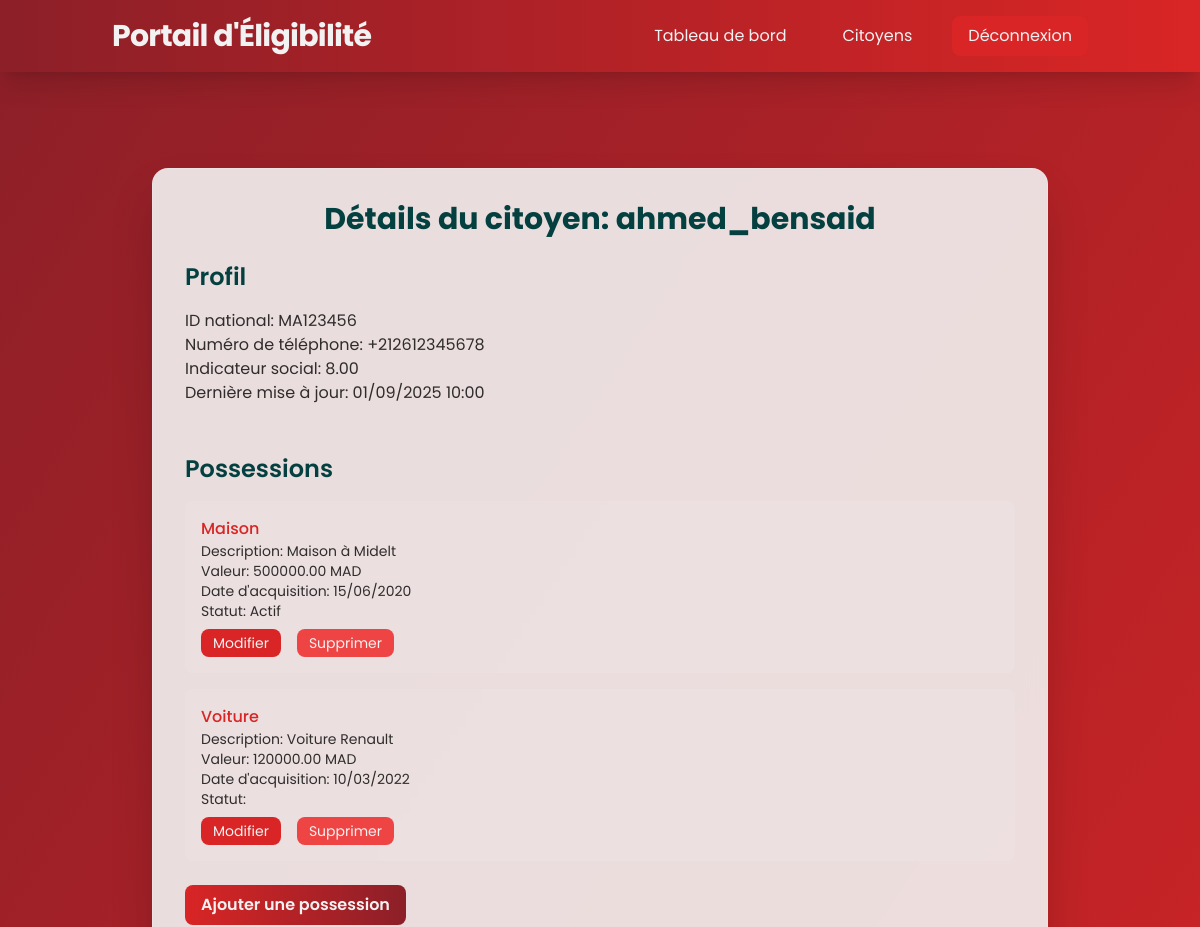
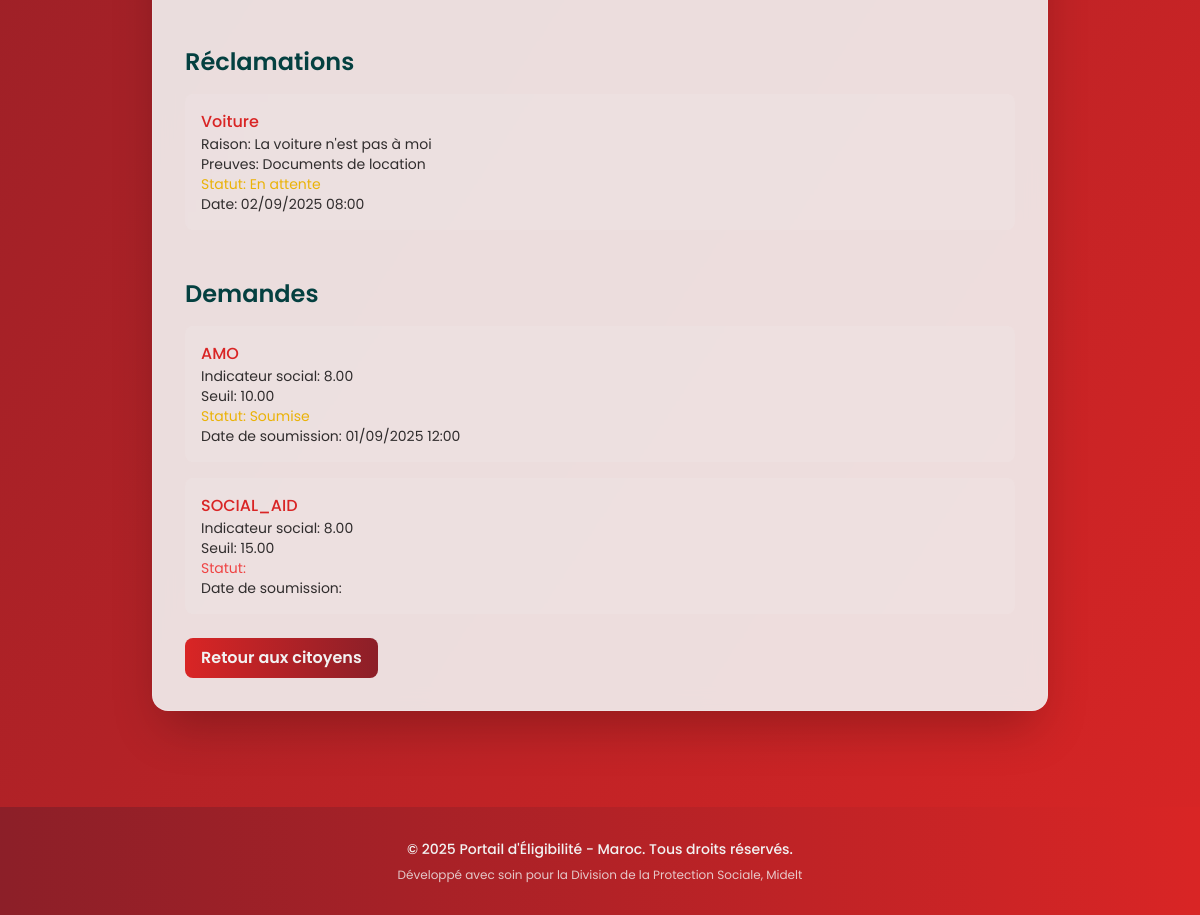
Page /staff/citizen/1/ (signed in) on the earlier database version (2 pictures, top to bottom).
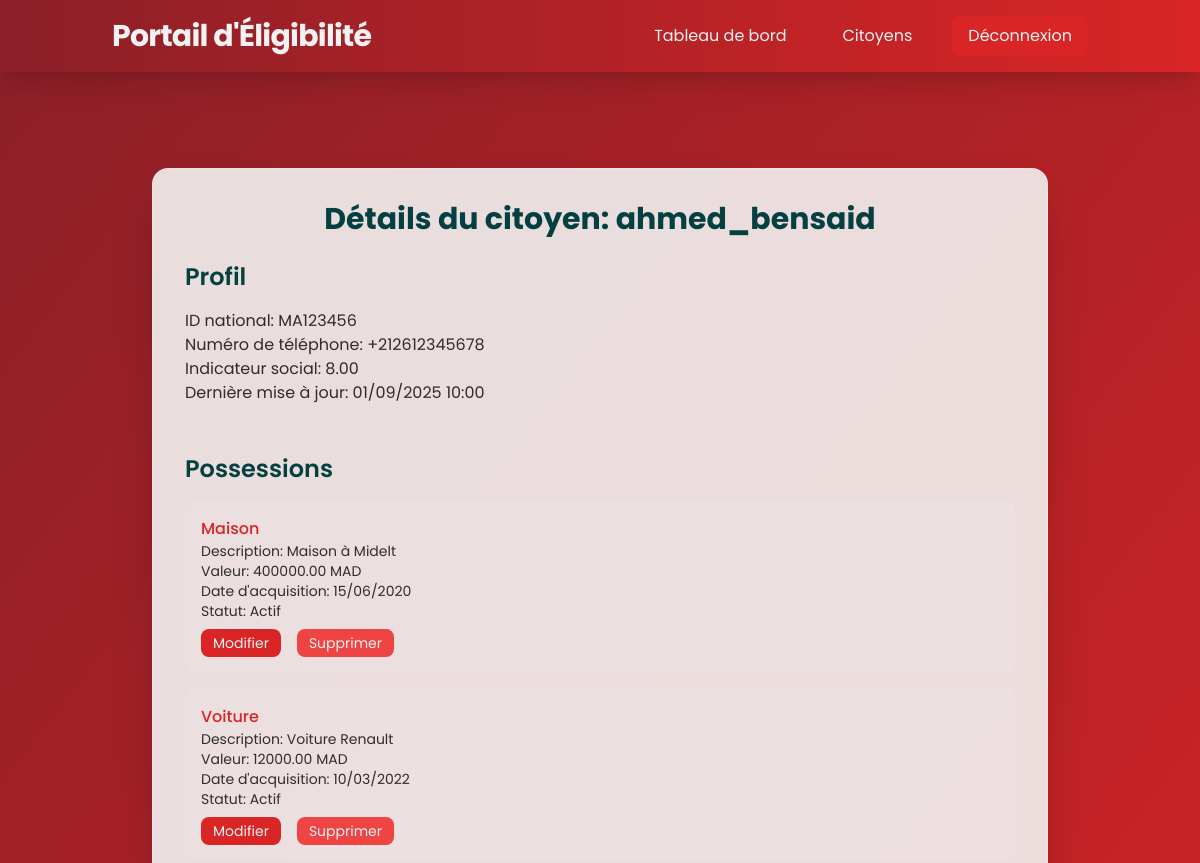
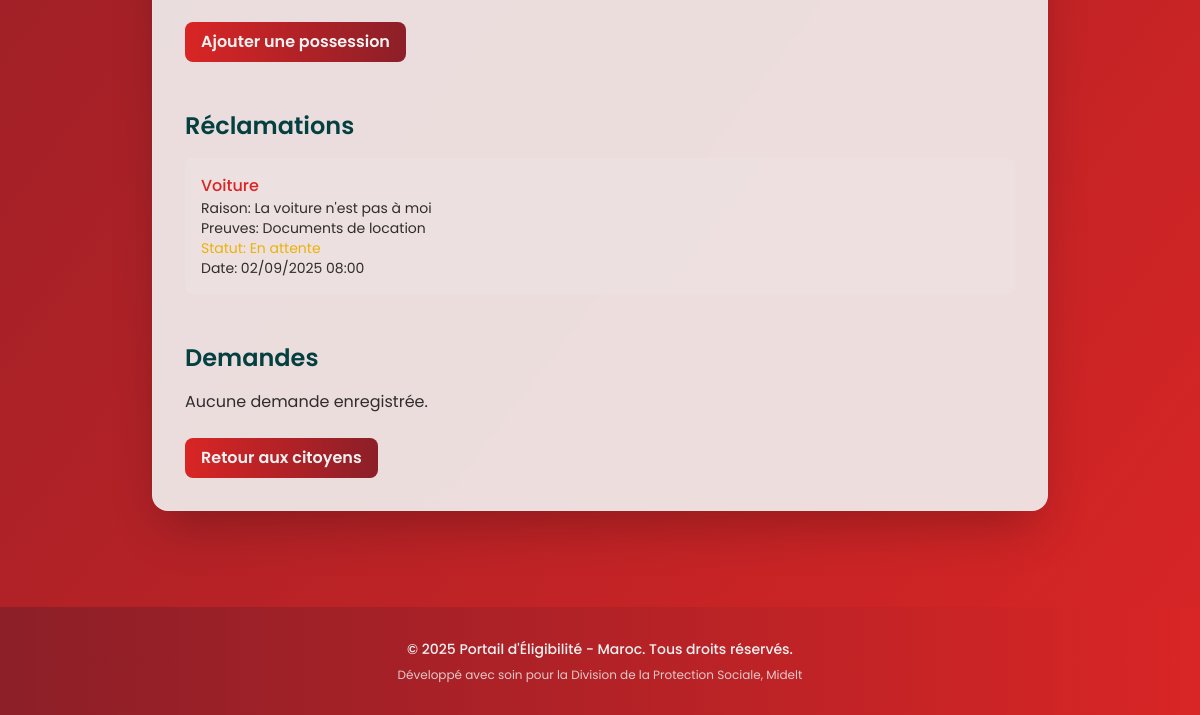
Same page on the later database version (2 pictures, top to bottom).
### website/models.py (models this page shows)
class User(AbstractUser):
    USER_TYPES = [
        ('citizen', 'Citizen'),
        ('data_entry_staff', 'Data Entry Staff'),
        ('investigator', 'Investigator'),
        ('supervisor', 'Supervisor'),
        ('admin', 'Admin'),
    ]
    user_type = models.CharField(max_length=20, choices=USER_TYPES, default='citizen')
    national_id = models.CharField(max_length=20, unique=True)
    phone_validator = RegexValidator(regex=r'^\+212[0-9]{9}$', message="Phone number must be in format: '+212xxxxxxxxx'")
    phone_number = models.CharField(validators=[phone_validator], max_length=17, unique=True)
    birth_date = models.DateField(null=True, blank=True)
    address = models.TextField(blank=True)
    is_verified = models.BooleanField(default=False)
    verification_code = models.CharField(max_length=6, blank=True)
    created_at = models.DateTimeField(auto_now_add=True)
    updated_at = models.DateTimeField(auto_now=True)
    groups = models.ManyToManyField(
        'auth.Group',
        verbose_name='groups',
        blank=True,
        related_name='website_user_groups',  # Unique related_name
        help_text='The groups this user belongs to.',
    )
    user_permissions = models.ManyToManyField(
        'auth.Permission',
        verbose_name='user permissions',
        blank=True,
        related_name='website_user_permissions',  # Unique related_name
        help_text='Specific permissions for this user.',
    )

class CitizenProfile(models.Model):
    user = models.OneToOneField(User, on_delete=models.CASCADE)
    family_size = models.IntegerField(default=1)
    monthly_income = models.DecimalField(max_digits=12, decimal_places=2, default=0)
    has_other_insurance = models.BooleanField(default=False)
    other_insurance_details = models.TextField(blank=True)
    current_social_indicator = models.DecimalField(max_digits=10, decimal_places=4, default=0)
    last_calculated = models.DateTimeField(null=True, blank=True)

class CitizenPossession(models.Model):
    STATUS_CHOICES = [
        ('active', 'Active'),
        ('under_investigation', 'Under Investigation'),
        ('disputed', 'Disputed'),
        ('removed', 'Removed'),
    ]
    citizen = models.ForeignKey(User, on_delete=models.CASCADE)
    possession_type = models.ForeignKey(PossessionType, on_delete=models.CASCADE)
    description = models.TextField()  # Additional details about the possession
    acquisition_date = models.DateField()
    estimated_value = models.DecimalField(max_digits=12, decimal_places=2)
    status = models.CharField(max_length=20, choices=STATUS_CHOICES, default='active')
    added_by = models.ForeignKey(User, on_delete=models.CASCADE, related_name='added_possessions')
    created_at = models.DateTimeField(auto_now_add=True)
    updated_at = models.DateTimeField(auto_now=True)

class PossessionType(models.Model):
    category = models.ForeignKey(PossessionCategory, on_delete=models.CASCADE)
    name = models.CharField(max_length=100)  # e.g., "Normal Car", "Luxury Car", "Motorcycle"
    description = models.TextField()
    point_value = models.DecimalField(max_digits=10, decimal_places=4)  # e.g., 0.14 for normal car
    is_active = models.BooleanField(default=True)
    created_at = models.DateTimeField(auto_now_add=True)

class Reclamation(models.Model):
    STATUS_CHOICES = [
        ('pending', 'Pending'),
        ('under_investigation', 'Under Investigation'),
        ('approved', 'Approved - Possession Removed'),
        ('rejected', 'Rejected - Fine Applied'),
        ('closed', 'Closed'),
    ]
    id = models.UUIDField(primary_key=True, default=uuid.uuid4, editable=False)
    citizen = models.ForeignKey(User, on_delete=models.CASCADE)
    possession = models.ForeignKey(CitizenPossession, on_delete=models.CASCADE)
    reason = models.TextField()  # Why citizen disputes this possession
    evidence_description = models.TextField(blank=True)
    status = models.CharField(max_length=20, choices=STATUS_CHOICES, default='pending')
    assigned_investigator = models.ForeignKey(User, on_delete=models.SET_NULL, null=True, blank=True, related_name='investigations')
    investigation_notes = models.TextField(blank=True)
    resolution_date = models.DateTimeField(null=True, blank=True)
    created_at = models.DateTimeField(auto_now_add=True)
    updated_at = models.DateTimeField(auto_now=True)

class Application(models.Model):
    STATUS_CHOICES = [
        ('draft', 'Draft'),
        ('submitted', 'Submitted'),
        ('under_review', 'Under Review'),
        ('approved', 'Approved'),
        ('rejected', 'Rejected'),
    ]
    PROGRAM_TYPES = [
        ('amo', 'AMO Health Insurance'),
        ('social_aid', 'Social Aid'),
    ]
    id = models.UUIDField(primary_key=True, default=uuid.uuid4, editable=False)
    citizen = models.ForeignKey(User, on_delete=models.CASCADE)
    program_type = models.CharField(max_length=20, choices=PROGRAM_TYPES)
    status = models.CharField(max_length=20, choices=STATUS_CHOICES, default='draft')
    social_indicator_at_submission = models.DecimalField(max_digits=10, decimal_places=4)
    threshold_at_submission = models.DecimalField(max_digits=10, decimal_places=4)
    reviewed_by = models.ForeignKey(User, on_delete=models.SET_NULL, null=True, blank=True, related_name='reviewed_applications')
    review_notes = models.TextField(blank=True)
    submitted_at = models.DateTimeField(null=True, blank=True)
    reviewed_at = models.DateTimeField(null=True, blank=True)
    created_at = models.DateTimeField(auto_now_add=True)
    updated_at = models.DateTimeField(auto_now=True)

### website/views.py (the view)
# urls.py: path('staff/citizen/<int:citizen_id>/', views.citizen_detail, name='citizen_detail'),
@login_required
@user_passes_test(is_staff_member)
def citizen_detail(request, citizen_id):
    citizen = get_object_or_404(User, id=citizen_id, user_type='citizen')
    profile = get_object_or_404(CitizenProfile, user=citizen)
    possessions = CitizenPossession.objects.filter(citizen=citizen).order_by('-created_at')
    reclamations = Reclamation.objects.filter(citizen=citizen).order_by('-created_at')
    applications = Application.objects.filter(citizen=citizen).order_by('-created_at')
    context = {
        'citizen': citizen,
        'profile': profile,
        'possessions': possessions,
        'reclamations': reclamations,
        'applications': applications,
    }
    return render(request, 'staff/citizen_detail.html', context)

### website/templates/staff/citizen_detail.html (shortened to what this page needs)
{% extends 'base.html' %}
{% block content %}
<div class="flex items-center justify-center py-12" style="height:fit-content; min-height: 75vh;">
    <div class="glass p-8 rounded-2xl shadow-2xl w-full max-w-4xl animate-fade-in-up">
        <h1 class="text-3xl font-bold text-center text-[#044040] mb-6">Détails du citoyen: {{ citizen.username }}</h1>
        <div class="mb-12">
            <h2 class="text-2xl font-semibold text-[#044040] mb-4">Profil</h2>
            <p class="text-[#000000]/80">ID national: {{ citizen.national_id }}</p>
            <p class="text-[#000000]/80">Numéro de téléphone: {{ citizen.phone_number }}</p>
            <p class="text-[#000000]/80">Indicateur social: {{ profile.current_social_indicator|floatformat:2 }}</p>
            <p class="text-[#000000]/80">Dernière mise à jour: {{ profile.last_calculated|date:"d/m/Y H:i" }}</p>
        </div>
        <div class="mb-12">
            <h2 class="text-2xl font-semibold text-[#044040] mb-4">Possessions</h2>
            {% if possessions %}
                <ul class="space-y-4">
                    {% for possession in possessions %}
                        <li class="bg-[#F2F2F2]/10 p-4 rounded-lg hover:bg-[#F2F2F2]/20 transition-all duration-300 hover-scale">
                            <p class="font-medium text-[#D92525]">{{ possession.possession_type.name }}</p>
                            <p class="text-sm text-[#000000]/80">Description: {{ possession.description|default:"Aucune" }}</p>
                            <p class="text-sm text-[#000000]/80">Valeur: {{ possession.estimated_value|floatformat:2 }} MAD</p>
                            <p class="text-sm text-[#000000]/80">Date d'acquisition: {{ possession.acquisition_date|date:"d/m/Y" }}</p>
                            <p class="text-sm text-[#000000]/80">Statut:
                                {% if possession.status == 'active' %}Actif
                                {% elif possession.status == 'under_investigation' %}En cours d'investigation
                                {% elif possession.status == 'removed' %}Supprimé
                                {% endif %}
                            </p>
                            {% if user.user_type == 'data_entry_staff' or user.user_type == 'admin' %}
                                <div class="mt-2 flex space-x-4">
                                    <a href="{% url 'edit_possession' possession.id %}"
                                       class="text-sm bg-[#D92525] text-[#F2F2F2] px-3 py-1 rounded-lg hover:bg-[#591C21] transition-all duration-300 hover-scale">
                                        Modifier
                                    </a>
                                    <form method="post" action="{% url 'delete_possession' possession.id %}">
                                        <button type="submit"
                                                class="text-sm bg-red-500 text-[#F2F2F2] px-3 py-1 rounded-lg hover:bg-red-600 transition-all duration-300 hover-scale"
                                                onclick="return confirm('Voulez-vous vraiment supprimer cette possession ?');">
                                            Supprimer
                                        </button>
                                    </form>
                                </div>
                            {% endif %}
                        </li>
                    {% endfor %}
                </ul>
                <a href="{% url 'add_possession' citizen.id %}"
                   class="mt-6 inline-block bg-gradient-to-r from-[#D92525] to-[#8C1F28] text-[#F2F2F2] px-4 py-2 rounded-lg font-semibold hover:from-[#591C21] hover:to-[#D92525] transition-all duration-300 hover-scale animate-pulse">
                    Ajouter une possession
                </a>
            {% endif %}
        </div>
        <div class="mb-12">
            <h2 class="text-2xl font-semibold text-[#044040] mb-4">Réclamations</h2>
            {% if reclamations %}
                <ul class="space-y-4">
                    {% for reclamation in reclamations %}
                        <li class="bg-[#F2F2F2]/10 p-4 rounded-lg hover:bg-[#F2F2F2]/20 transition-all duration-300 hover-scale">
                            <p class="font-medium text-[#D92525]">{{ reclamation.possession.possession_type.name }}</p>
                            <p class="text-sm text-[#000000]/80">Raison: {{ reclamation.reason|truncatewords:10 }}</p>
                            <p class="text-sm text-[#000000]/80">Preuves: {{ reclamation.evidence_description|default:"Aucune" }}</p>
                            <p class="text-sm {% if reclamation.status == 'pending' %}text-yellow-500{% elif reclamation.status == 'under_investigation' %}text-blue-500{% elif reclamation.status == 'approved' %}text-green-500{% else %}text-red-500{% endif %}">
                                Statut:
                                {% if reclamation.status == 'pending' %}En attente
                                {% elif reclamation.status == 'under_investigation' %}En cours d'investigation
                                {% elif reclamation.status == 'approved' %}Approuvée
                                {% elif reclamation.status == 'rejected' %}Rejetée
                                {% elif reclamation.status == 'closed' %}Clôturée
                                {% endif %}
                            </p>
                            <p class="text-sm text-[#000000]/80">Date: {{ reclamation.created_at|date:"d/m/Y H:i" }}</p>
                        </li>
                    {% endfor %}
                </ul>
            {% else %}
                <p class="text-[#000000]/80">Aucune réclamation enregistrée.</p>
            {% endif %}
        </div>
        <div>
            <h2 class="text-2xl font-semibold text-[#044040] mb-4">Demandes</h2>
            {% if applications %}
                <ul class="space-y-4">
                    {% for application in applications %}
                        <li class="bg-[#F2F2F2]/10 p-4 rounded-lg hover:bg-[#F2F2F2]/20 transition-all duration-300 hover-scale">
                            <p class="font-medium text-[#D92525]">{{ application.program_type|upper }}</p>
                            <p class="text-sm text-[#000000]/80">Indicateur social: {{ application.social_indicator_at_submission|floatformat:2 }}</p>
                            <p class="text-sm text-[#000000]/80">Seuil: {{ application.threshold_at_submission|floatformat:2 }}</p>
                            <p class="text-sm {% if application.status == 'submitted' %}text-yellow-500{% elif application.status == 'under_review' %}text-blue-500{% elif application.status == 'approved' %}text-green-500{% else %}text-red-500{% endif %}">
                                Statut:
                                {% if application.status == 'submitted' %}Soumise
                                {% elif application.status == 'under_review' %}En cours d'examen
                                {% elif application.status == 'approved' %}Approuvée
                                {% elif application.status == 'rejected' %}Rejetée
                                {% endif %}
                            </p>
                            <p class="text-sm text-[#000000]/80">Date de soumission: {{ application.submitted_at|date:"d/m/Y H:i" }}</p>
                        </li>
                    {% endfor %}
                </ul>
            {% else %}
                <p class="text-[#000000]/80">Aucune demande enregistrée.</p>
            {% endif %}
        </div>
        <a href="{% url 'manage_citizens' %}"
           class="mt-6 inline-block bg-gradient-to-r from-[#D92525] to-[#8C1F28] text-[#F2F2F2] px-4 py-2 rounded-lg font-semibold hover:from-[#591C21] hover:to-[#D92525] transition-all duration-300 hover-scale animate-pulse">
            Retour aux citoyens
        </a>
    </div>
</div>
{% endblock %}

Differences in the rows shown:
removed Application: program_type "AMO", social_indicator_at_submission "8.00", threshold_at_submission "10.00", status "Soumise", submitted_at "01/09/2025 12:00"
removed Application: program_type "SOCIAL_AID", social_indicator_at_submission "8.00", threshold_at_submission "15.00", status "draft" (drawn)
changed CitizenPossession "Maison à Midelt": estimated_value "500000.00" → "400000.00"
changed CitizenPossession "Voiture Renault": estimated_value "120000.00" → "12000.00"; now shows "Actif"
Other differences:
text now shown: "Aucune demande enregistrée."
